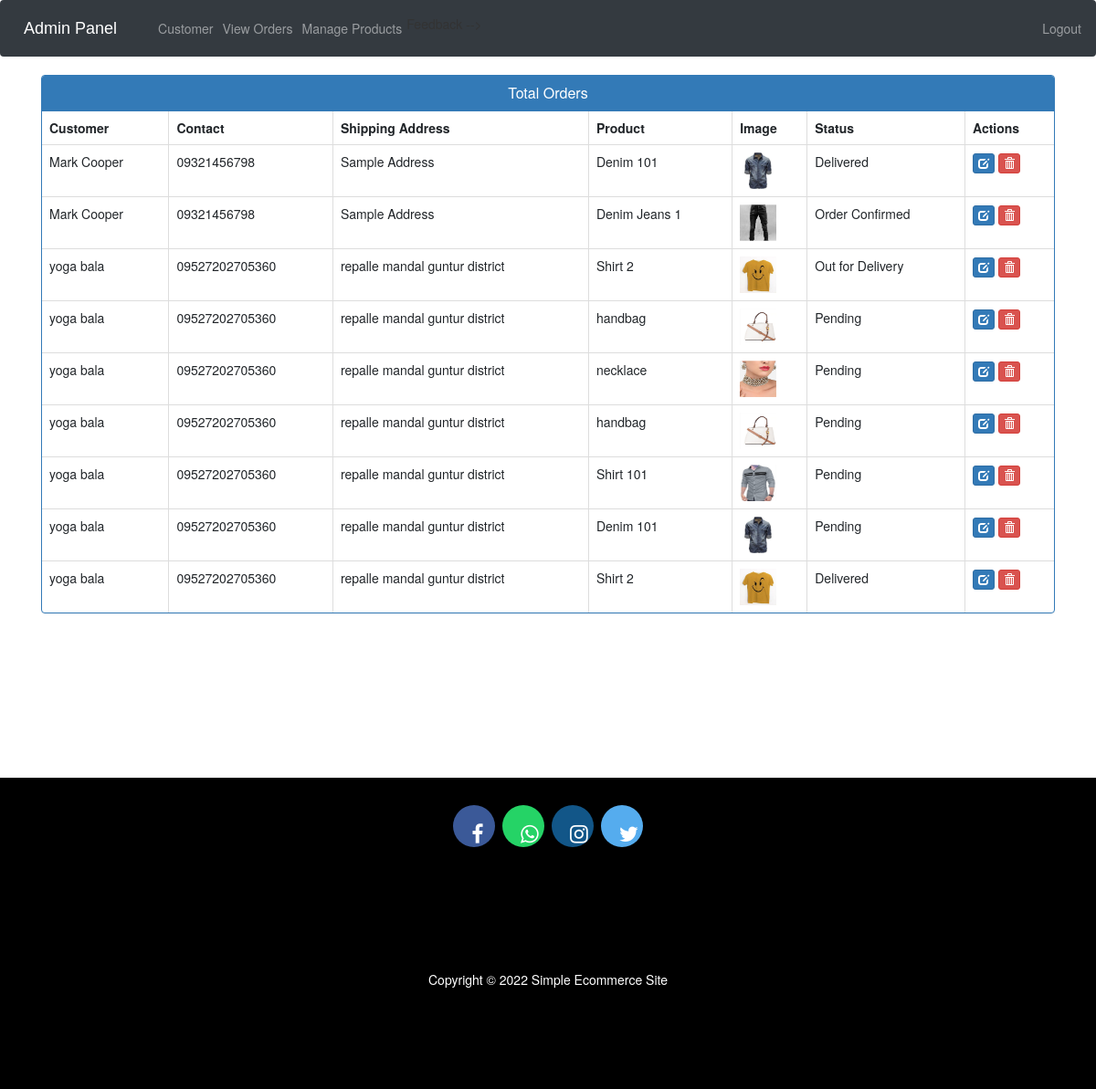
The page /admin-view-booking (signed in) on the database its author committed.
### ecom/models.py (models this page shows, shortened)
class Customer(models.Model):
    user=models.OneToOneField(User,on_delete=models.CASCADE)
    profile_pic= models.ImageField(upload_to='profile_pic/CustomerProfilePic/',null=True,blank=True)
    address = models.CharField(max_length=40)
    mobile = models.CharField(max_length=20,null=False)
    @property
    def get_name(self):
        return self.user.first_name+" "+self.user.last_name

class Orders(models.Model):
    STATUS =(
        ('Pending','Pending'),
        ('Order Confirmed','Order Confirmed'),
        ('Out for Delivery','Out for Delivery'),
        ('Delivered','Delivered'),
    )
    customer=models.ForeignKey('Customer', on_delete=models.CASCADE,null=True)
    product=models.ForeignKey('Product',on_delete=models.CASCADE,null=True)
    email = models.CharField(max_length=50,null=True)
    address = models.CharField(max_length=500,null=True)
    mobile = models.CharField(max_length=20,null=True)
    order_date= models.DateField(auto_now_add=True,null=True)
    status=models.CharField(max_length=50,null=True,choices=STATUS)

class Product(models.Model):
    name=models.CharField(max_length=40)
    product_image= models.ImageField(upload_to='product_image/',null=True,blank=True)
    price = models.PositiveIntegerField()
    description=models.CharField(max_length=40)

### ecom/views.py (the view)
# urls.py: path('admin-view-booking', views.admin_view_booking_view,name='admin-view-booking'),
@login_required(login_url='adminlogin')
def admin_view_booking_view(request):
    orders=models.Orders.objects.all()
    ordered_products=[]
    ordered_bys=[]
    for order in orders:
        ordered_product=models.Product.objects.all().filter(id=order.product.id)
        ordered_by=models.Customer.objects.all().filter(id = order.customer.id)
        ordered_products.append(ordered_product)
        ordered_bys.append(ordered_by)
    return render(request,'ecom/admin_view_booking.html',{'data':zip(ordered_products,ordered_bys,orders)})

### templates/ecom/admin_view_booking.html (shortened to what this page needs)
{% extends 'ecom/admin_base.html' %}
{% load static %}
{% block content %}
<head>
  <link href="//netdna.bootstrapcdn.com/bootstrap/3.0.0/css/bootstrap.min.css" rel="stylesheet" id="bootstrap-css">
</head>
<div class="container">
  <div class="panel panel-primary">
    <div class="panel-heading">
      <h6 class="panel-title">Total Orders</h6>
    </div>
    <table class="table table-hover table-bordered" id="dev-table">
      <thead>
        <tr>
          <th>Customer</th>
          <th>Contact</th>
          <th>Shipping Address</th>
          <th>Product</th>
          <th>Image</th>
          <th>Status</th>
          <th>Actions</th>
        </tr>
      </thead>
      {% for product,customer,order in data %}
      <tr>
        {% for c in customer %}
        <td> {{c.get_name}}</td>
        <td>{{c.mobile}}</td>
        <td>{{order.address}}</td>
        {% endfor %}
        {% for p in product %}
        <td> {{p.name}}</td>
        <td> <img src="{% static p.product_image.url %}" alt="Profile Pic" height="40px" width="40px" /></td>
        <td>{{order.status}}</td>
        <td><a class="btn btn-primary btn-xs" href="{% url 'update-order' order.id  %}"><span class="glyphicon glyphicon-edit"></span></a>
        <a class="btn btn-danger btn-xs" href="{% url 'delete-order' order.id  %}"><span class="glyphicon glyphicon-trash"></span></a></td>
        {% endfor %}
      </tr>
      {% endfor %}
    </table>
  </div>
</div>
{% endblock content %}

### templates/ecom/admin_view_booking.html (style rules this page uses)
a:link { text-decoration: none; }
h6 { text-align: center; }

### rows shown on the page
Orders: address "Sample Address", status "Delivered"
Customer: get_name "Mark Cooper", mobile "09321456798"
Product: name "Denim 101", product_image (picture)
Orders: address "Sample Address", status "Order Confirmed"
Product: name "Denim Jeans 1", product_image (picture)
Orders: address "repalle mandal guntur district", status "Out for Delivery"
Customer: get_name "yoga bala", mobile "09527202705360"
Product: name "Shirt 2", product_image (picture)
Orders: address "repalle mandal guntur district", status "Pending"
Product: name "handbag", product_image (picture)
Orders: address "repalle mandal guntur district", status "Pending"
Product: name "necklace", product_image (picture)
Orders: address "repalle mandal guntur district", status "Pending"
Orders: address "repalle mandal guntur district", status "Pending"
Product: name "Shirt 101", product_image (picture)
Orders: address "repalle mandal guntur district", status "Pending"
Orders: address "repalle mandal guntur district", status "Delivered"
